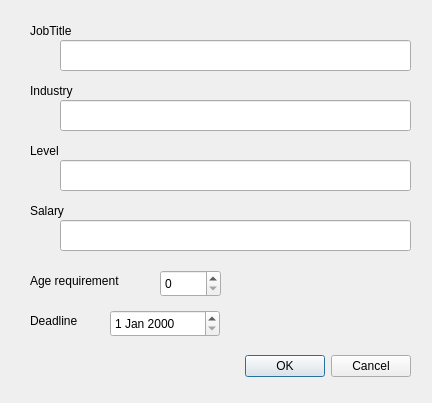
<?xml version="1.0" encoding="UTF-8"?>
<ui version="4.0">
 <class>Dialog</class>
 <widget class="QDialog" name="Dialog">
  <property name="geometry">
   <rect>
    <x>0</x>
    <y>0</y>
    <width>432</width>
    <height>403</height>
   </rect>
  </property>
  <property name="windowTitle">
   <string>Add Job</string>
  </property>
  <widget class="QDialogButtonBox" name="buttonBox">
   <property name="geometry">
    <rect>
     <x>70</x>
     <y>350</y>
     <width>341</width>
     <height>32</height>
    </rect>
   </property>
   <property name="orientation">
    <enum>Qt::Horizontal</enum>
   </property>
   <property name="standardButtons">
    <set>QDialogButtonBox::Cancel|QDialogButtonBox::Ok</set>
   </property>
  </widget>
  <widget class="QLabel" name="label">
   <property name="geometry">
    <rect>
     <x>30</x>
     <y>20</y>
     <width>121</width>
     <height>21</height>
    </rect>
   </property>
   <property name="text">
    <string>JobTitle</string>
   </property>
  </widget>
  <widget class="QLineEdit" name="lineEdit">
   <property name="geometry">
    <rect>
     <x>60</x>
     <y>40</y>
     <width>351</width>
     <height>31</height>
    </rect>
   </property>
  </widget>
  <widget class="QLabel" name="label_2">
   <property name="geometry">
    <rect>
     <x>30</x>
     <y>80</y>
     <width>121</width>
     <height>21</height>
    </rect>
   </property>
   <property name="text">
    <string>Industry</string>
   </property>
  </widget>
  <widget class="QLineEdit" name="lineEdit_2">
   <property name="geometry">
    <rect>
     <x>60</x>
     <y>100</y>
     <width>351</width>
     <height>31</height>
    </rect>
   </property>
  </widget>
  <widget class="QLineEdit" name="lineEdit_3">
   <property name="geometry">
    <rect>
     <x>60</x>
     <y>160</y>
     <width>351</width>
     <height>31</height>
    </rect>
   </property>
  </widget>
  <widget class="QLabel" name="label_3">
   <property name="geometry">
    <rect>
     <x>30</x>
     <y>140</y>
     <width>121</width>
     <height>21</height>
    </rect>
   </property>
   <property name="text">
    <string>Level</string>
   </property>
  </widget>
  <widget class="QSpinBox" name="spinBox">
   <property name="geometry">
    <rect>
     <x>160</x>
     <y>270</y>
     <width>61</width>
     <height>27</height>
    </rect>
   </property>
  </widget>
  <widget class="QLabel" name="label_4">
   <property name="geometry">
    <rect>
     <x>30</x>
     <y>260</y>
     <width>131</width>
     <height>41</height>
    </rect>
   </property>
   <property name="text">
    <string>Age requirement</string>
   </property>
  </widget>
  <widget class="QDateEdit" name="dateEdit">
   <property name="geometry">
    <rect>
     <x>110</x>
     <y>310</y>
     <width>110</width>
     <height>27</height>
    </rect>
   </property>
  </widget>
  <widget class="QLabel" name="label_5">
   <property name="geometry">
    <rect>
     <x>30</x>
     <y>310</y>
     <width>71</width>
     <height>21</height>
    </rect>
   </property>
   <property name="text">
    <string>Deadline</string>
   </property>
  </widget>
  <widget class="QLineEdit" name="lineEdit_4">
   <property name="geometry">
    <rect>
     <x>60</x>
     <y>220</y>
     <width>351</width>
     <height>31</height>
    </rect>
   </property>
  </widget>
  <widget class="QLabel" name="label_6">
   <property name="geometry">
    <rect>
     <x>30</x>
     <y>200</y>
     <width>121</width>
     <height>21</height>
    </rect>
   </property>
   <property name="text">
    <string>Salary</string>
   </property>
  </widget>
 </widget>
 <resources/>
 <connections>
  <connection>
   <sender>buttonBox</sender>
   <signal>accepted()</signal>
   <receiver>Dialog</receiver>
   <slot>accept()</slot>
   <hints>
    <hint type="sourcelabel">
     <x>248</x>
     <y>254</y>
    </hint>
    <hint type="destinationlabel">
     <x>157</x>
     <y>274</y>
    </hint>
   </hints>
  </connection>
  <connection>
   <sender>buttonBox</sender>
   <signal>rejected()</signal>
   <receiver>Dialog</receiver>
   <slot>reject()</slot>
   <hints>
    <hint type="sourcelabel">
     <x>316</x>
     <y>260</y>
    </hint>
    <hint type="destinationlabel">
     <x>286</x>
     <y>274</y>
    </hint>
   </hints>
  </connection>
 </connections>
</ui>
